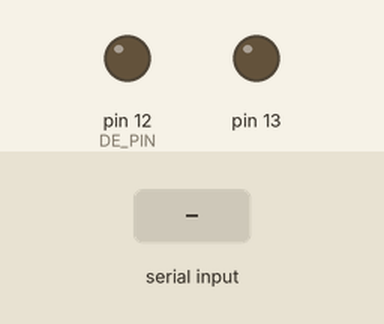
Recording of a sketch running on a simulated Arduino Uno, built with avr-gcc and run on an emulated ATmega328P. Shown: output pins drawn as LEDs (lit = HIGH). Inputs (shaded band) come from the test bench. What the sketch prints to the serial monitor is not drawn.

Above: at 18.0 s.
18.1 s: "1" received over the second serial link
At 22.45 s:
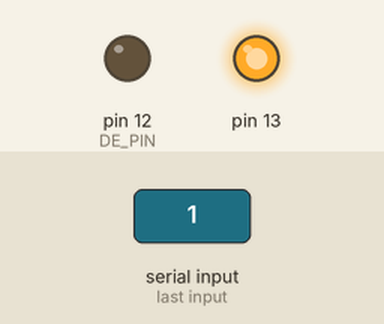
Timing chart, 0 to 38.1 s (numbered marks = the images above; inputs shaded):
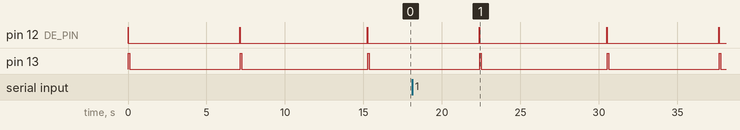

Measured:
- by itself, pin 12 (DE_PIN): alternates HIGH for 0.03 s and LOW for 7.6 s
- by itself, pin 13: alternates HIGH for 0.10 s and LOW for 7.5 s

The sketch:

RS485DBGtool.ino
```cpp
#include <SoftwareSerial.h>
//#include <SerialTransfer.h>
#include "DHT.h"

#include "dht.h"
#include "RS485Com.h"

#define RO_PIN 10
#define DI_PIN 11
#define DE_PIN 12


//DHTSensor dht1(9, DHT22);

double dht0Temp = -99;
double dht0Hum = -99;

SoftwareSerial Serial485 (RO_PIN, DI_PIN); // RX, TX

class RS485COM {

#define BAUD 9600
#define MASTER_ADDR '0'
#define MY_ADDR '0'
#define START_BYTE "<<<"
#define STOP_BYTE ">>>"
#define IN_BUF_SIZE 32

#define POLL_ALL "POL*"

#define CRC_ENABLED 1
#define PRINT2_DBG_SER
#define VERB_SER 1


  private:
  public:

    RS485COM() {
      Serial485.begin(BAUD);
      pinMode(DE_PIN, OUTPUT);
      digitalWrite(DE_PIN, LOW); /// Driver disabled - listening only
    }

    /*int sendPollFrame(){
      AF,POL*
    }*/
    int sendMsg(char (& payloadMsg)[190]) {
      uint16_t crc = crc16(payloadMsg, strlen(payloadMsg));
      uint16_t payloadLen = strlen(payloadMsg);

      char crcHighP = ((char*) &crc)[1];
      char crcLowP = ((char*) &crc)[0];

      char crcHigh = (crc >> 8);
      char crcLow = (crc & 0xFF);


      Serial.print("pointer CRC:");
      Serial.print((uint8_t)crcHighP);
      Serial.print(" ");
      Serial.println((uint8_t)crcLowP);

      Serial.print("bitwise CRC:");
      Serial.print((uint8_t)crcHigh);
      Serial.print(" ");
      Serial.println((uint8_t)crcLow);

      /*String inStr = payloadMsg;
      inStr += ((char*) &crc)[1];
      inStr += ((char*) &crc)[0];
      inStr = START_BYTE + inStr + STOP_BYTE;*/

      /*payloadMsg[payloadLen+5] = '\0';
      payloadMsg[payloadLen+4] = '>';
      payloadMsg[payloadLen+3] = '>';
      payloadMsg[payloadLen+2] = '>';
      payloadMsg[payloadLen+1] = crcHigh;//crc1;//crc1;//(char)(crc | 0xFF);
      payloadMsg[payloadLen] = crcLow;//crc0;//(char)(crc >> 8);
      //shiftBuffRight(payloadMsg,3, '<');*/

      digitalWrite(13, HIGH);
      digitalWrite(DE_PIN, HIGH); /// Driver enabled - send
      delayMicroseconds(5000);
      Serial485.print("<<<");
      Serial485.print(payloadMsg);
      Serial485.print(crcHigh);
      Serial485.print(crcLow);
      Serial485.print(">>>");
      Serial.println(payloadMsg);
      delayMicroseconds(5000);
      digitalWrite(DE_PIN, LOW); /// Driver disabled - listening only
      delay(100);
      digitalWrite(13, LOW);


#ifdef VERB_SER
      Serial.print("sent: ");
     // Serial.println(inStr);
#endif

    }
    int sendStr(char (& payloadMsg)[190]) {
      uint16_t crc = crc16(payloadMsg, strlen(payloadMsg));
      String inStr = payloadMsg;
      inStr += ((char*) &crc)[1];
      inStr += ((char*) &crc)[0];
      inStr = START_BYTE + inStr + STOP_BYTE;

      Serial.print("Second CRC:");
      Serial.print((uint8_t)((char*) &crc)[1]);
      Serial.print(" ");
      Serial.println((uint8_t)((char*) &crc)[0]);

      digitalWrite(13, HIGH);
      digitalWrite(DE_PIN, HIGH); /// Driver enabled - send
      delayMicroseconds(5000);
      Serial485.print(inStr);
      delayMicroseconds(5000);
      digitalWrite(DE_PIN, LOW); /// Driver disabled - listening only
      delay(100);
      digitalWrite(13, LOW);


#ifdef VERB_SER
      Serial.print("sent: ");
     // Serial.println(inStr);
#endif

    }


    char msgBuff[200] = "";
    /*void createPollFrame(){ /// used by master only.
      snprintf(msgBuff, MSGBUFF_LEN, "AF,POL*");
      uint8_t msgPayloadLen = strlen(msgBuff);//strlen(msgBuff);
     // uint16_t crc = crc16("AF,POL*", strlen("AF,POL*"));//
      String inStr = "AF,POL*";
      uint16_t crc = crc16(msgBuff, msgPayloadLen);


      uint8_t crc0 = ((char*) &crc)[1];
      uint8_t crc1 = ((char*) &crc)[0];

      /*Serial485.print("<<<");
      Serial485.print("AF,POL*");
      Serial485.print(crc0);
      Serial485.print(crc1);
      Serial485.print(">>>");
      return;
      Serial.println();
      Serial.print(crc0);
      Serial.print(" ");
      Serial.print(crc1);
      Serial.println();

      msgBuff[msgPayloadLen+5] = '\0';
      msgBuff[msgPayloadLen+4] = '>';
      msgBuff[msgPayloadLen+3] = '>';
      msgBuff[msgPayloadLen+2] = '>';
      msgBuff[msgPayloadLen+1] = crc0;//(char)(crc | 0xFF);
      msgBuff[msgPayloadLen] = crc1;//(char)(crc >> 8);
      Serial.print("Second CRC:");
      Serial.print((uint8_t)(msgBuff[msgPayloadLen+1]));
      Serial.print(" ");
      Serial.println((uint8_t)(msgBuff[msgPayloadLen]));
     // shiftBuffRight(3, '<');

      printBuff();
      //sendBuffStr();

      digitalWrite(13, HIGH);
      digitalWrite(DE_PIN, HIGH); /// Driver enabled - send
      delayMicroseconds(5000);
      Serial485.print("<<<");
      for(int i=0; i<strlen(msgBuff); i++){
        Serial485.print(msgBuff[i]);
        Serial.print(msgBuff[i]);
      }
      delayMicroseconds(5000);
      digitalWrite(DE_PIN, LOW); /// Driver disabled - listening only
      delay(100);
      digitalWrite(13, LOW);

    }*/
    /* void shiftBuffRight(uint8_t &len,byte places, char shiftIn){  /// rightmost bit will be lost, but I don't care
      for(; places > 0; places--){
        for(int i= (len - 2); i>=0; i--){
        msgBuff[i+1] = msgBuff[i];
        }
        msgBuff[0] = shiftIn;
      }
    }*/
    void printBuff(uint8_t &len){
      for(int i=0; i<len; i++){
        Serial.print(msgBuff[i]);
      }
    }
    /*int parseIncoming(String &rawStr) {

#ifdef VERB_SER
      Serial.println(rawStr);
      Serial.println(rawStr[0]);
#endif

      if (rawStr[0] != MY_ADDR) {
        Serial.print(F("MSG not for me"));
        Serial.println(rawStr[1]);
        return -1;
      }
#ifdef CRC_ENABLED
      if (crc16(rawStr.c_str(), rawStr.length()) != 0) { /// CRC check, zero validation
        Serial.println("[ER] wrong CRC");
        return -1;
      }
#endif

      Serial.println("[OK] got:");

      /// Drop the CRC and the to Addr
      rawStr = rawStr.substring(rawStr.lastIndexOf(","), rawStr.length() - 2);
      Serial.println(rawStr);
      this->respPollAll();
    }*/

    int checkIncoming() {   /// 0 - polled, -1 - error, 1 - nothing
      /// <2,POL*>


      bool msgStarted = false;
      bool rdyToParse = false;
      String inStr = "";

      while (Serial485.available()) {
        char inChar = Serial485.read();
        Serial.print(inChar);
       /* if (inChar == START_BYTE) {
          msgStarted = true;
        }
        else if (inChar == STOP_BYTE) {
          rdyToParse = true;
          break;
        }
        else if (msgStarted) {
          if (inStr.length() >= IN_BUF_SIZE) {
            Serial.println(F("[ER] incoming MSG too long."));
            return -1;
          }
          else {
            inStr.concat(inChar);
          }
        }*/
      }
     /* if (!msgStarted) {
        return 0;
      }
      if (!rdyToParse && msgStarted) {
        Serial.println(F("[ER] incomplete MSG"));
        return -1;
      }
      this->parseIncoming(inStr);*/

#ifdef UART_CMDS_ENABLED
      while (Serial.available()) {
        char inChar = Serial.read();

        if (inChar == START_BYTE) {
          msgStarted = true;
        }
        else if (inChar == STOP_BYTE) {
          rdyToParse = true;
          break;
        }
        else if (msgStarted) {
          if (inStr.length() >= IN_BUF_SIZE) {
            Serial.println(F("[ER] incoming MSG too long."));
            return -1;
          }
          else {
            inStr.concat(inChar);
          }
        }
      }
      if (!msgStarted) {
        return 0;
      }
      if (!rdyToParse && msgStarted) {
        Serial.println(F("[ER] incomplete MSG"));
        return -1;
      }
      this->parseIncoming(inStr);
#endif;
      return 0;
    }


    /// from: https://stackoverflow.com/questions/17196743/crc-ccitt-implementation sarvankumar_t
    /// crc16 implementation that works with zero verification CRC-CCITT in XMODEM
    unsigned short crc16(char *ptr, int count) {
      int  crc = 0;
      char i;
      //crc = 0;
      while (--count >= 0) {
        crc = crc ^ (int) * ptr++ << 8;
        i = 8;
        do
        {
          if (crc & 0x8000)
            crc = crc << 1 ^ 0x1021;
          else
            crc = crc << 1;
        } while (--i);
      }
      return crc;
    }

    /*void respPollAll() {
      String proba = "0,2,A,20.20,80.30,40.20,60.2,50.2,30.28";
      this->sendStr(proba);
    }*/
};


RS485COM serCom;
RS485Com rsSerial;
void setup() {
  Serial.begin(9600);

  pinMode(13, OUTPUT);
  Serial485.begin(BAUD);
  pinMode(DE_PIN, OUTPUT);
  digitalWrite(DE_PIN, LOW); /// Driver disabled - listening only

  //serCom.sendQuerry(2);
  //Serial.println("first:");
  //char msg[190] = "AF,POL*";
  //char* msg = "POL*";
  //serCom.sendStr(msg);
  //Serial.println("second:");
  //serCom.sendMsg(msg);
  //char a = 'A';
  //rsSerial.sendMsg(a, msg);
  //serCom.createPollFrame();
  //msg = "2,POL*";
  //rsSerial.pollSensor((char)65,(char)70);
  //serCom.sendStr(msg);

}
void loop() {

  /* serCom.send("hello world!", 0,1);
    delay(500);*/
  rsSerial.pollSensor((char)65,(char)70);
  delay(2000);
  serCom.checkIncoming();
  delay(5000);
  rsSerial.pollSensor((char)66,(char)70);
  delay(2000);
  serCom.checkIncoming();
  delay(5000);

  delay(1000);
  //dht1.read();
  //dht1.dbgPrint();

}
```

Source omitted: RS485Com.h (10630 bytes)
